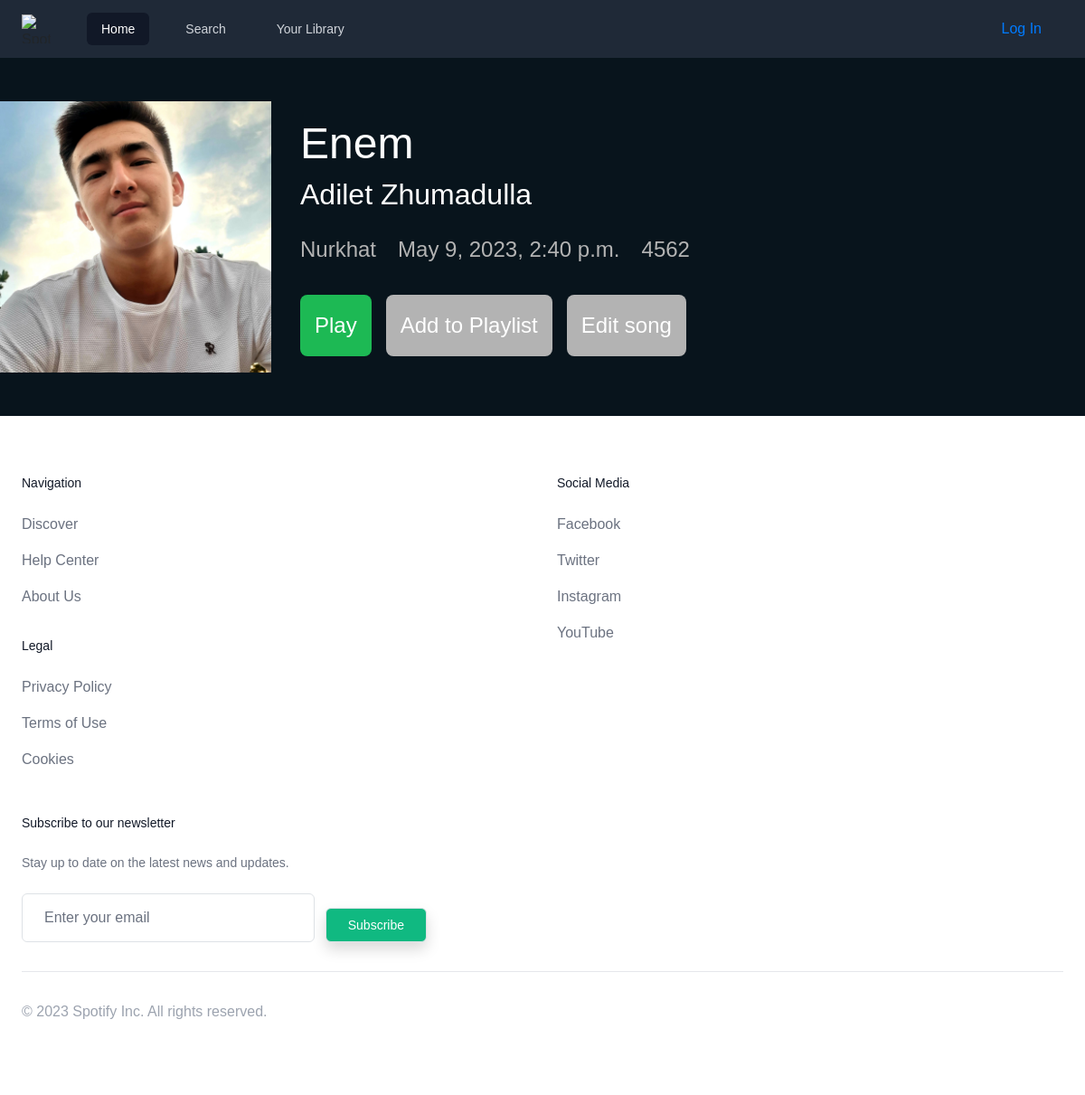
Before: /song/25/ with the older database file.
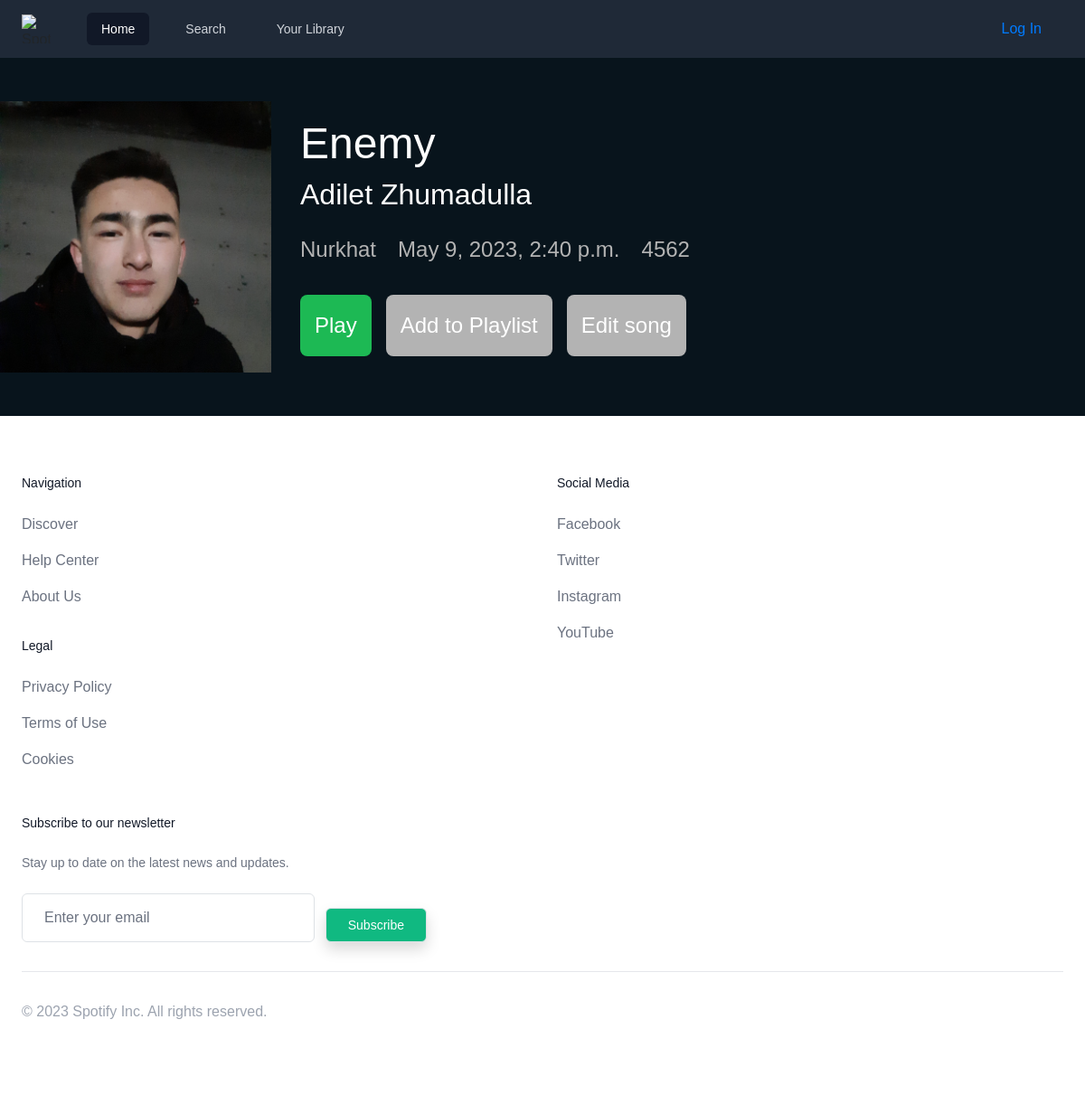
After: the same page with the newer database file.
### review/models.py (models this page shows, shortened)
class Song(models.Model):
    name = models.CharField(max_length=255)
    artist = models.ForeignKey(Artist, on_delete=models.CASCADE)
    album = models.ForeignKey(Album, on_delete=models.CASCADE)
    length = models.IntegerField()
    created_at = models.DateTimeField(auto_now_add=True)
    updated_at = models.DateTimeField(auto_now=True)
    cover = models.ImageField(null=True, blank=True, upload_to="song_covers/")

class Artist(models.Model):
    name = models.CharField(max_length=255)
    bio = models.TextField()
    created_at = models.DateTimeField(auto_now_add=True)
    updated_at = models.DateTimeField(auto_now=True)
    def __str__(self):
        return self.name

class Album(models.Model):
    name = models.CharField(max_length=255)
    artist = models.ForeignKey(Artist, on_delete=models.CASCADE)
    release_date = models.DateField()
    genre = models.CharField(max_length=255)
    created_at = models.DateTimeField(auto_now_add=True)
    updated_at = models.DateTimeField(auto_now=True)
    def __str__(self):
        return self.name

### review/views.py (the view)
# urls.py: path('song/<int:pk>/', views.songs_detail, name='song_detail'),
def songs_detail(request, pk):
    song = Song.objects.get(pk=pk)
    return render(request, "song_detail.html", {'song': song})

### review/templates/song_detail.html
{% extends 'base.html' %}
{% load static %}
{% block content %}
    <div class="song-detail">
        {% if song.cover %}
            <img class="album-cover" src="{{ song.cover.url }}" alt="{{ song.album }}">
        {% else %}
            <img class="album-cover" src="{% static 'Spotify-App-Icon-Large.png' %}" alt="{{ song.album }}">
        {% endif %}
        <div class="song-info">
            <h1 class="song-title">{{ song.name }}</h1>
            <h2 class="artist-name">{{ song.artist }}</h2>
            <div class="song-meta">
                <p class="album-name">{{ song.album }}</p>
                <p class="release-date">{{ song.created_at }}</p>
                <p class="duration">{{ song.length }}</p>
            </div>
            <div class="song-actions">
                <button class="play-button">Play</button>
                <button class="add-to-playlist-button">Add to Playlist</button>
                <a href="{% url 'song_edit' song.pk %}">
                    <button class="add-to-playlist-button">Edit song</button>
                </a>
            </div>
        </div>
    </div>
{% endblock %}

### templates/base.html (shortened to what this page needs)
<!DOCTYPE html>
<html lang="en">
<head>
    {% load static %}
    <link rel="stylesheet" href="https://cdn.jsdelivr.net/npm/tailwindcss/dist/tailwind.min.css">
    <link rel="stylesheet" href="https://stackpath.bootstrapcdn.com/bootstrap/4.4.1/css/bootstrap.min.css">
    <link rel="stylesheet" href="{% static 'main.css' %}">
</head>
<body>
<nav class="bg-gray-800">
    <div class="max-w-7xl mx-auto px-4 sm:px-6 lg:px-8">
        <div class="flex items-center justify-between h-16">
            <div class="flex items-center">
                <div class="flex-shrink-0">
                    <img class="h-8 w-8" src="https://www.scdn.co/i/_global/favicon.png" alt="Spotify Logo">
                </div>
                <div class="hidden md:block">
                    <div class="ml-10 flex items-baseline">
                        <a href="/albums/"
                           class="px-3 py-2 rounded-md text-sm font-medium text-white bg-gray-900 focus:outline-none focus:text-white focus:bg-gray-700">Home</a>
                        <a href="{% url 'song_search' %}"
                           class="ml-4 px-3 py-2 rounded-md text-sm font-medium text-gray-300 hover:text-white hover:bg-gray-700 focus:outline-none focus:text-white focus:bg-gray-700">Search</a>
                        <a href="#"
                           class="ml-4 px-3 py-2 rounded-md text-sm font-medium text-gray-300 hover:text-white hover:bg-gray-700 focus:outline-none focus:text-white focus:bg-gray-700">Your
                            Library</a>
                    </div>
                </div>
            </div>
            <div class="hidden md:block">
                <div class="ml-4 flex items-center md:ml-6">
                    <div class="ml-3 relative">
                        <div>
                            {% if user.is_authenticated %}
                                <div style="float:left; color:white;margin-right: 20px;">
                                    <a href="{% url 'logout' %}">Log Out</a>
                                </div>
                            {% else %}
                                <div style="float:left; color:white;margin-right: 20px;">
                                    <a href="{% url 'login' %}">Log In</a>
                                </div>
                            {% endif %}
                            <button class="flex text-sm border-2 border-transparent rounded-full focus:outline-none focus:border-white transition duration-150 ease-in-out"
                                    id="user-menu" aria-label="User menu" aria-haspopup="true">
                            </button>
                        </div>
                    </div>
                </div>
            </div>
        </div>
    </div>
</nav>
<div class="content">
    {% block content %}
    {% endblock %}
</div>
<footer class="bg-white">
    <div class="max-w-7xl mx-auto py-12 px-4 sm:px-6 lg:py-16 lg:px-8">
        <div class="xl:grid xl:grid-cols-3 xl:gap-8">
            <div class="grid grid-cols-2 gap-8 xl:col-span-2">
                <div class="space-y-8">
                    <div>
                        <h3 class="text-sm font-medium text-gray-900">
                            Navigation
                        </h3>
                        <ul class="mt-4 space-y-4">
                            <li><a href="#" class="text-base text-gray-500 hover:text-gray-900">Discover</a></li>
                            <li><a href="#" class="text-base text-gray-500 hover:text-gray-900">Help Center</a></li>
                            <li><a href="#" class="text-base text-gray-500 hover:text-gray-900">About Us</a></li>
                        </ul>
                    </div>
                    <div>
                        <h3 class="text-sm font-medium text-gray-900">
                            Legal
                        </h3>
                        <ul class="mt-4 space-y-4">
                            <li><a href="#" class="text-base text-gray-500 hover:text-gray-900">Privacy Policy</a></li>
                            <li><a href="#" class="text-base text-gray-500 hover:text-gray-900">Terms of Use</a></li>
                            <li><a href="#" class="text-base text-gray-500 hover:text-gray-900">Cookies</a></li>
                        </ul>
                    </div>
                </div>
                <div>
                    <h3 class="text-sm font-medium text-gray-900">
                        Social Media
                    </h3>
                    <ul class="mt-4 space-y-4">
                        <li><a href="#" class="text-base text-gray-500 hover:text-gray-900">Facebook</a></li>
                        <li><a href="#" class="text-base text-gray-500 hover:text-gray-900">Twitter</a></li>
                        <li><a href="#" class="text-base text-gray-500 hover:text-gray-900">Instagram</a></li>
                        <li><a href="#" class="text-base text-gray-500 hover:text-gray-900">YouTube</a></li>
                    </ul>
                </div>
            </div>
            <div class="mt-8 xl:mt-0">
                <h3 class="text-sm font-medium text-gray-900">
                    Subscribe to our newsletter
                </h3>
                <p class="mt-4 text-sm text-gray-500">Stay up to date on the latest news and updates.</p>
                <form class="mt-4 sm:flex sm:max-w-md">
                    <input id="email-address" type="email" autocomplete="email" required
                           class="appearance-none min-w-0 w-full bg-white border border-gray-300 rounded-md py-2 px-4 text-base text-gray-900 placeholder-gray-500 focus:outline-none focus:border-blue-500 focus:ring-1 focus:ring-blue-500 focus:z-10 sm:leading-5"
                           placeholder="Enter your email">
                    <div class="mt-3 rounded-md shadow sm:mt-0 sm:ml-3 sm:flex-shrink-0">
                        <button type="submit"
                                class="w-full flex items-center justify-center py-2 px-6 border border-transparent text-base font-medium rounded-md text-white bg-green-500 hover:bg-green-600 focus:outline-none focus:ring-2 focus:ring-offset-2 focus:ring-green-500 sm:w-auto sm:text-sm">
                            Subscribe
                        </button>
                    </div>
                </form>
            </div>
        </div>
        <div class="mt-8 border-t border-gray-200 pt-8">
            <p class="text-base text-gray-400 xl:text-center">&copy; 2023 Spotify Inc. All rights reserved.</p>
        </div>
    </div>
</footer>
</body>
</html>

### static/main.css (style rules this page uses)
* { box-sizing: border-box; margin: 0; padding: 0; }
body { background-color: #08141C; font-family: CircularSp, CircularSp-Arab, CircularSp-Hebr, CircularSp-Cyrl, CircularSp-Grek, CircularSp-Deva, var, sans-serif; height: 100vh; }
h1, h2 { color: #fff; }
.song-detail { display: flex; flex-direction: row; align-items: center; margin: 3rem 0; }
.album-cover { width: 300px; height: 300px; object-fit: cover; margin-right: 2rem; }
.song-title { font-size: 3rem; margin: 0; }
.artist-name { font-size: 2rem; font-weight: normal; margin-top: 0.5rem; }
.song-meta { display: flex; flex-direction: row; align-items: center; margin-top: 1.5rem; }
.album-name, .release-date, .duration { margin: 0; font-size: 1.5rem; color: #b3b3b3; margin-right: 1.5rem; }
.song-actions { display: flex; flex-direction: row; margin-top: 2rem; }
.play-button, .add-to-playlist-button { background-color: #1db954; border: none; color: white; padding: 1rem; margin-right: 1rem; font-size: 1.5rem; border-radius: 0.5rem; cursor: pointer; }
.add-to-playlist-button { background-color: #b3b3b3; }

Changed rows visible on the page:
changed Song "Adilet Zhumadulla": cover: a different picture; name "Enem" → "Enemу"
